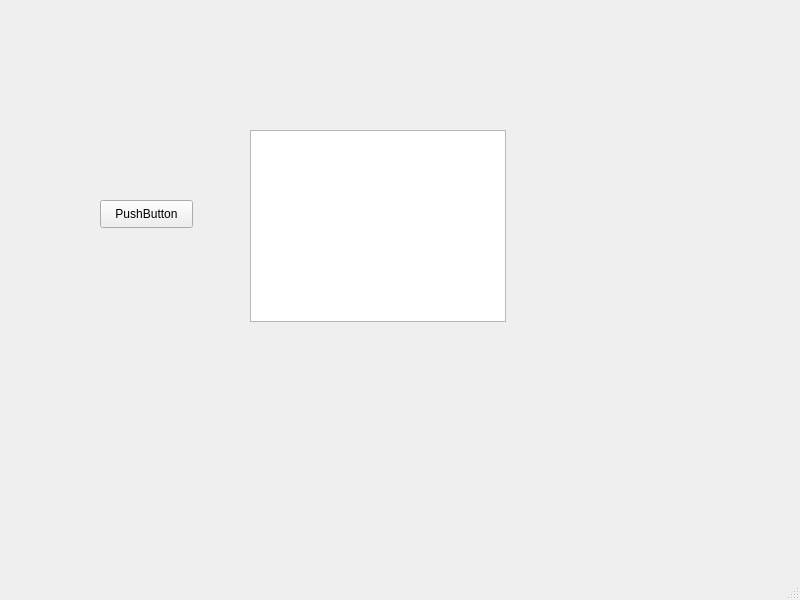
<?xml version="1.0" encoding="UTF-8"?>
<ui version="4.0">
 <class>MainWindow</class>
 <widget class="QMainWindow" name="MainWindow">
  <property name="geometry">
   <rect>
    <x>0</x>
    <y>0</y>
    <width>800</width>
    <height>600</height>
   </rect>
  </property>
  <property name="windowTitle">
   <string>MainWindow</string>
  </property>
  <widget class="QWidget" name="centralwidget">
   <widget class="QPushButton" name="pushButton">
    <property name="geometry">
     <rect>
      <x>100</x>
      <y>200</y>
      <width>93</width>
      <height>28</height>
     </rect>
    </property>
    <property name="text">
     <string>PushButton</string>
    </property>
   </widget>
   <widget class="QTextBrowser" name="textBrowser">
    <property name="geometry">
     <rect>
      <x>250</x>
      <y>130</y>
      <width>256</width>
      <height>192</height>
     </rect>
    </property>
   </widget>
  </widget>
  <widget class="QMenuBar" name="menubar">
   <property name="geometry">
    <rect>
     <x>0</x>
     <y>0</y>
     <width>800</width>
     <height>26</height>
    </rect>
   </property>
  </widget>
  <widget class="QStatusBar" name="statusbar"/>
 </widget>
 <resources/>
 <connections/>
</ui>
